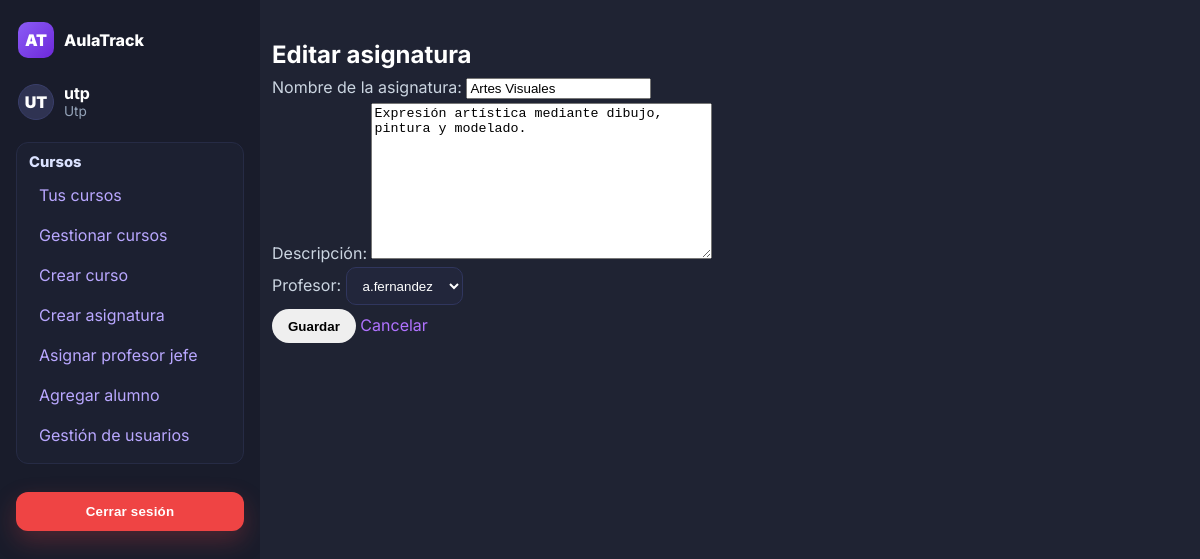
Before: /asignaturas/6/editar/ (signed in) with the older database file.
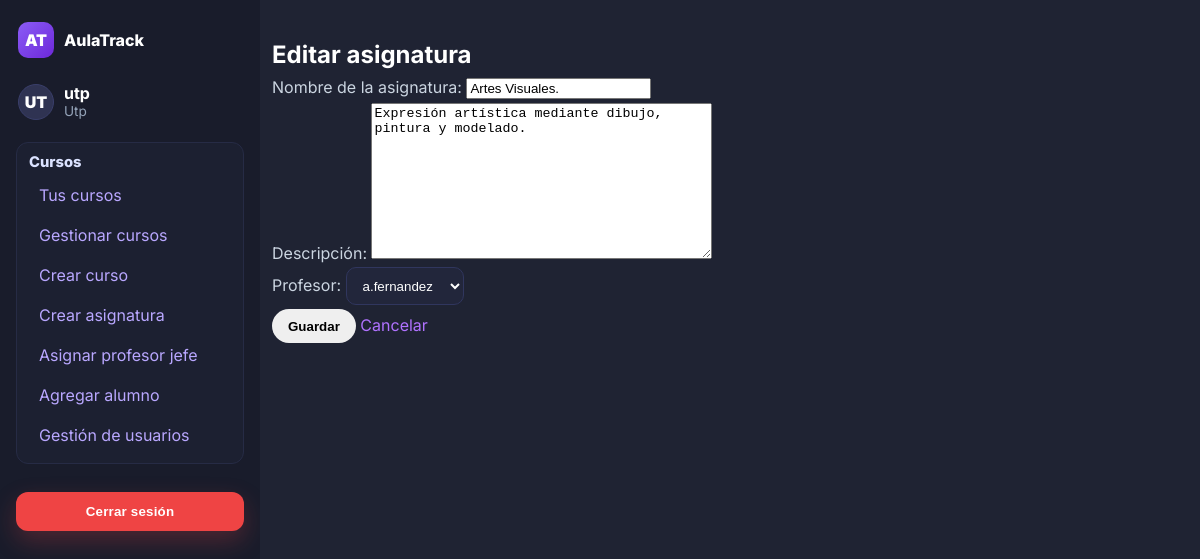
After: the same page with the newer database file.
### usuarios/models.py (models this page shows, shortened)
class Asignatura(models.Model):
    nombre = models.CharField(max_length=30)
    descripcion = models.TextField()
    profesor = models.ForeignKey(Usuario, on_delete=models.CASCADE, null=True, blank=True)

### usuarios/views.py (the view)
# urls.py: path('asignaturas/<int:pk>/editar/', asignatura_editar, name='asignatura_editar'),
@user_passes_test(es_utp)
@transaction.atomic
def asignatura_editar(request, pk):
    asignatura = get_object_or_404(Asignatura, pk=pk)
    if request.method == "POST":
        form = AsignaturaForm(request.POST, instance=asignatura)
        if form.is_valid():
            form.save()
            messages.success(request, "Asignatura actualizada correctamente.")
            return redirect("usuarios:cursos_lista")
        messages.error(request, "Revisa los errores del formulario.")
    else:
        form = AsignaturaForm(instance=asignatura)
    return render(request, "asignatura_form.html", {"form": form, "modo": "editar", "asignatura": asignatura})

### usuarios/forms.py (shortened to what this page needs)
class AsignaturaForm(forms.ModelForm):
    class Meta:
        model = Asignatura
        fields = ["nombre", "descripcion", "profesor"]
        labels = {
            "nombre": "Nombre de la asignatura",
            "descripcion": "Descripción",
            "profesor": "Profesor",
        }
        widgets = {
            "nombre": forms.TextInput(attrs={"placeholder": "Ej: Matemáticas"}),
            "descripcion": forms.Textarea(attrs={"placeholder": "Breve descripción"}),
            "profesor": forms.Select(attrs={"data-placeholder": "Seleccione un docente"}),
        }
    def __init__(self, *args, **kwargs):
        super().__init__(*args, **kwargs)
        self.fields["profesor"].queryset = (
            Usuario.objects.filter(is_active=True, role=Usuario.ROLE_DOCENTE)
            .order_by("nombres", "apellidos", "username")
        )
        self.fields["profesor"].label_from_instance = lambda u: (
            f"{u.get_full_name()} ({u.username})".strip() if u.get_full_name() else f"{u.username}"
        )

### usuarios/views.py (called while the page is built)
def es_utp(user):
    return hasattr(user, 'role') and user.role == 'utp'

### usuarios/templates/asignatura_form.html (shortened to what this page needs)
{% extends 'base.html' %}
{% block content %}
<h1>{{ modo|default:"crear"|capfirst }} asignatura</h1>
<form method="post">
  {{ form.as_p }}
  <div class="actions">
    <button class="btn" type="submit">Guardar</button>
    <a class="link" href="{% url 'usuarios:cursos_lista' %}">Cancelar</a>
  </div>
</form>
{% endblock %}

Changed rows visible on the page:
changed Asignatura "Expresión artística mediante dibujo, pintura y modelado.": nombre "Artes Visuales" → "Artes Visuales."
